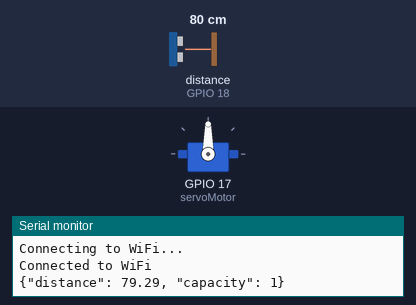
Bench run of a sketch on a simulated ESP32. On the bench: servo, the last lines printed to the serial monitor. Wiring (inferred from the names in the program): ultrasonic range finder: trigger GPIO 5; echo GPIO 18. Inputs (shaded band) come from the test bench; at power-on: distance to the obstacle (sensor on GPIO 18) 80 cm. The echo pulse lasts 58.3 µs per cm; WiFi joins after 1.5 s; servers stay silent unless stated; uploads are accepted with an empty reply.

Above: at 2.1 s.
At 12.35 s:
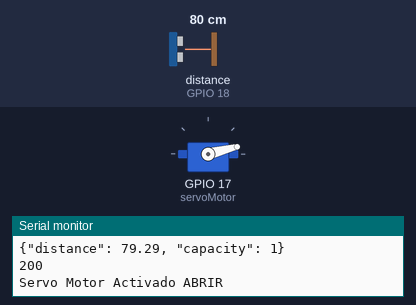
At 12.95 s:
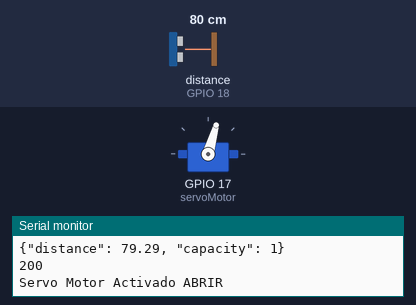
At 14.1 s:
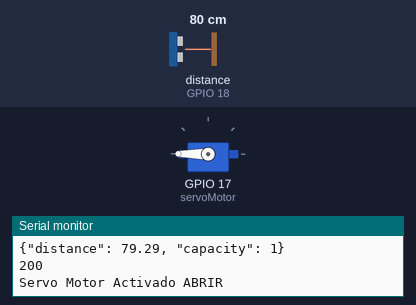
Timing chart, 0 to 15.6 s (numbered marks = the images above):
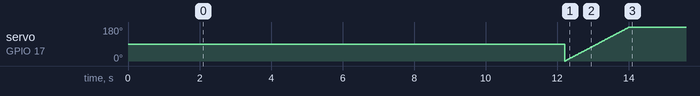

The sketch:

HackatonUTNA_ESP.ino
```cpp
#include "BluetoothSerial.h"
//#include "DHT.h"
#include <ESP32Servo.h>
#include <WiFi.h>
#include <HTTPClient.h>
//#define  DHTPIN 13
//#define DHTTYPE DHT11|
//DHT dht(DHTPIN,DHTTYPE);
byte ch=0,ph=0;
byte ct=0,pt=0;
String device_name="ESP32 InnovaAquaICP";
const char *pin="1234";
Servo servoMotor;
int estadoServo = 0;
int modServoC = 3;
//#if !defined(CONFIG_BT_ENABLED) || !defined(CONFIG_BLUEDROID_ENABLED)
//#error Bluetooth is not enabled! Please run `make menuconfig` and enable it
//#endif
//#if !defined(CONFIG_BT_SPP_ENABLED)
//#error Serial Bluetooth not available or not enabled. It is only available for ESP32 chip.
//#endif
//BluetoothSerial SerialBT;
String message="";
char incommingChar;
//const int led1=2;
const int trigPin = 5;
const int echoPin = 18;
//float cmC = 0;
//float cmP = 0;
float currentDistance = 0.0;
//float lecturas[numLecturas]; // Array para almacenar lecturas
int lecturaActual = 0; // Lectura por la que vamos
//float total = 0; // Total de las que llevamos
//float media = 0; // Media de las medidas
//bool primeraMedia = false; // Para saber que ya hemos calculado por lo menos una
bool capacidad = true;
//define sound speed in cm/uS
#define SOUND_SPEED 0.034
#define CM_TO_INCH 0.393701

long duration;
float distanceCm = 0.0;
//float distanceInch;

// Configura las credenciales de tu red WiFi
const char* ssid = "Hackaton2";
const char* password = "12345678";

// URL de tu API
const char* serverName = "https://unov5-rqaaa-aaaap-ahohq-cai.raw.icp0.io/update"; // Ajusta esto a la IP de tu servidor
int currentPos = 0;  // posición objetivo del servo
void setup() {
  Serial.begin(115200);
  //SerialBT.begin(device_name);
  //dht.begin();
   // Conecta al WiFi
  WiFi.begin(ssid, password);
  while (WiFi.status() != WL_CONNECTED) {
    delay(1000);
    Serial.println("Connecting to WiFi...");
  }
  Serial.println("Connected to WiFi");
 // pinMode(led1,OUTPUT);
  pinMode(trigPin, OUTPUT); // Sets the trigPin as an Output
  pinMode(echoPin, INPUT); // Sets the echoPin as an Input
  // Iniciamos el servo para que empiece a trabajar con el pin
  servoMotor.attach(17);

}

void loop() {

  // Clears the trigPin
  digitalWrite(trigPin, LOW);
  delayMicroseconds(2);
  // Sets the trigPin on HIGH state for 10 micro seconds
  digitalWrite(trigPin, HIGH);
  delayMicroseconds(10);
  digitalWrite(trigPin, LOW);

  // Reads the echoPin, returns the sound wave travel time in microseconds
  duration = pulseIn(echoPin, HIGH);
    // Calculate the distance
  distanceCm = duration * SOUND_SPEED/2;
  if(distanceCm != currentDistance){
     if(distanceCm > 0.0){
        if(distanceCm>3.6){
          capacidad = true;
          estadoServo = 0;
        }else if(distanceCm < 3.6){
          capacidad = false;

          estadoServo = 1;
        }
        String jsonData = "{\"distance\": " + String(distanceCm, 2) +
                    ", \"capacity\": " + String(capacidad) +
                    "}";
        Serial.println(jsonData);
        String jsonDataTest = "{\"title\":\"foo\",\"body\":\"bar\",\"userId\":1}";
        Api(jsonData);
      }
      currentDistance = distanceCm;

      if(estadoServo==1){
         ActivateServo();
      }else{
        DesActivateServo();
      }
  }


  // Convert to inches
 // distanceInch = distanceCm * CM_TO_INCH;


 // delay(1000);
}

void Api(String jsonData){
   if (WiFi.status() == WL_CONNECTED) {
    HTTPClient http;

    // Configura la URL del servidor
    http.begin(serverName);

    // Especifica el tipo de contenido
    http.addHeader("Content-Type", "application/json; charset=UTF-8");

    // Crea el objeto JSON
    //String jsonData = "{\"title\":\"foo\",\"body\":\"bar\",\"userId\":1}";

    // Envía la solicitud POST
    int httpResponseCode = http.POST(jsonData);

    // Verifica la respuesta
    if (httpResponseCode > 0) {
      String response = http.getString();
      Serial.println(httpResponseCode);
      Serial.println(response);
    } else {
      Serial.print("Error on sending POST: ");
      Serial.println(httpResponseCode);
    }

    // Libera los recursos
    http.end();
  } else {
    Serial.println("WiFi Disconnected");
  }

  // Espera un tiempo antes de enviar otra solicitud
  delay(10000);
}

void ActivateServo(){
  // Desplazamos a la posición
  if(modServoC != estadoServo){
       Serial.println("Servo Motor Activado CERRAR");

       for(int i = 180; i>0; i--){
        servoMotor.write(i);
        delay(10);
     }

  }
  modServoC = estadoServo;

}
void DesActivateServo(){
  if(modServoC != estadoServo){
     // Desplazamos a la posición 180º
     Serial.println("Servo Motor Activado ABRIR");
     for(int i = 0; i<=180; i++){
          servoMotor.write(i);
          delay(10);
       }
     modServoC = estadoServo;
  }

}
```
